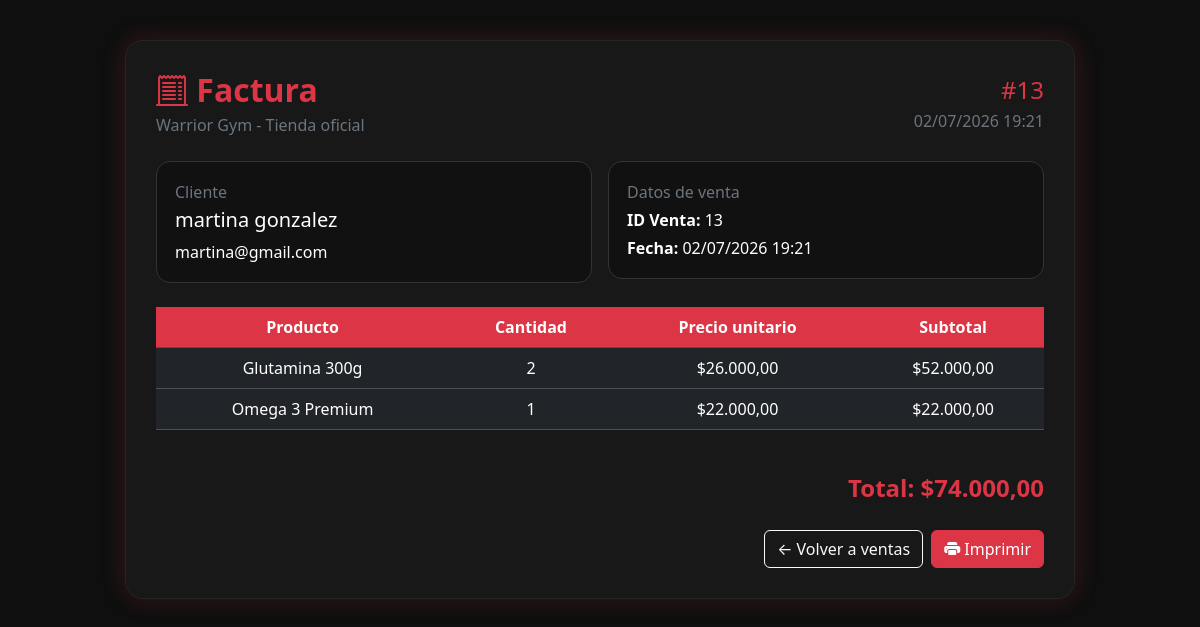
The app's page /admin/factura.php?id=13 (signed in) with its own data.
### tables this page shows
CREATE TABLE `ventas` (
  `id_venta` int(11) NOT NULL AUTO_INCREMENT,
  `id_usuario` int(11) NOT NULL,
  `fecha` datetime DEFAULT current_timestamp(),
  `total` decimal(10,2) NOT NULL DEFAULT 0.00,
  PRIMARY KEY (`id_venta`),
  KEY `id_usuario` (`id_usuario`),
  CONSTRAINT `ventas_ibfk_1` FOREIGN KEY (`id_usuario`) REFERENCES `usuarios` (`id_usuario`)
);

CREATE TABLE `detalle_ventas` (
  `id_detalle` int(11) NOT NULL AUTO_INCREMENT,
  `id_venta` int(11) NOT NULL,
  `id_producto` int(11) NOT NULL,
  `cantidad` int(11) NOT NULL,
  `precio_unitario` decimal(10,2) NOT NULL,
  PRIMARY KEY (`id_detalle`),
  KEY `id_venta` (`id_venta`),
  KEY `id_producto` (`id_producto`),
  CONSTRAINT `detalle_ventas_ibfk_1` FOREIGN KEY (`id_venta`) REFERENCES `ventas` (`id_venta`),
  CONSTRAINT `detalle_ventas_ibfk_2` FOREIGN KEY (`id_producto`) REFERENCES `productos` (`id_producto`)
);

CREATE TABLE `productos` (
  `id_producto` int(11) NOT NULL AUTO_INCREMENT,
  `nombre` varchar(100) NOT NULL,
  `descripcion` varchar(200) DEFAULT NULL,
  `precio` decimal(10,2) NOT NULL,
  `stock` int(11) NOT NULL,
  PRIMARY KEY (`id_producto`),
  UNIQUE KEY `nombre` (`nombre`),
  CONSTRAINT `CONSTRAINT_1` CHECK (`precio` > 0),
  CONSTRAINT `CONSTRAINT_2` CHECK (`stock` >= 0)
);

### admin/factura.php (the view, shortened to what this page needs)
<?php
include(__DIR__ . "/../php/conexion.php");
$id_venta = intval($_GET['id']);
function formatoPrecio($precio) {
    return "$" . number_format($precio, 2, ",", ".");
}
function formatoFecha($fecha) {
    return date("d/m/Y H:i", strtotime($fecha));
}
$sqlVenta = "
SELECT
    v.id_venta,
    v.fecha,
    v.total,
    COALESCE(
        NULLIF(TRIM(CONCAT(COALESCE(c.nombre, ''), ' ', COALESCE(c.apellido, ''))), ''),
        u.nombre,
        'Sin usuario'
    ) AS cliente,
    COALESCE(c.email, u.email, 'Sin email') AS email
FROM ventas v
LEFT JOIN usuarios u ON v.id_usuario = u.id_usuario
LEFT JOIN clientes c ON c.id_usuario = u.id_usuario
WHERE v.id_venta = ?
LIMIT 1
";
$stmtVenta = mysqli_prepare($conexion, $sqlVenta);
mysqli_stmt_bind_param($stmtVenta, "i", $id_venta);
mysqli_stmt_execute($stmtVenta);
$resultVenta = mysqli_stmt_get_result($stmtVenta);
$venta = mysqli_fetch_assoc($resultVenta);
$sqlDetalle = "
SELECT
    d.cantidad,
    d.precio_unitario,
    p.nombre AS producto
FROM detalle_ventas d
INNER JOIN productos p ON d.id_producto = p.id_producto
WHERE d.id_venta = ?
";
$stmtDetalle = mysqli_prepare($conexion, $sqlDetalle);
mysqli_stmt_bind_param($stmtDetalle, "i", $id_venta);
mysqli_stmt_execute($stmtDetalle);
$resultDetalle = mysqli_stmt_get_result($stmtDetalle);
$total_calculado = 0;
?>
<!DOCTYPE html>
<html lang="es">
<head>
<link href="https://cdn.jsdelivr.net/npm/bootstrap@5.3.7/dist/css/bootstrap.min.css" rel="stylesheet">
<link rel="stylesheet" href="https://cdn.jsdelivr.net/npm/bootstrap-icons@1.13.1/font/bootstrap-icons.min.css">
</head>
<body>
<div class="factura-box">
    <div class="d-flex justify-content-between align-items-center flex-wrap mb-4">
        <div>
            <h2 class="factura-title mb-1">
                <i class="bi bi-receipt-cutoff"></i> Factura
            </h2>
            <p class="text-secondary mb-0">
                Warrior Gym - Tienda oficial
            </p>
        </div>
        <div class="text-end">
            <h4 class="text-danger mb-1">
                #<?= $venta['id_venta'] ?>
            </h4>
            <p class="text-secondary mb-0">
                <?= formatoFecha($venta['fecha']) ?>
            </p>
        </div>
    </div>
    <div class="row g-3 mb-4">
        <div class="col-md-6">
            <div class="info-box">
                <p class="text-secondary mb-1">Cliente</p>
                <h5><?= htmlspecialchars($venta['cliente']) ?></h5>
                <p class="mb-0"><?= htmlspecialchars($venta['email']) ?></p>
            </div>
        </div>
        <div class="col-md-6">
            <div class="info-box">
                <p class="text-secondary mb-1">Datos de venta</p>
                <p class="mb-1"><strong>ID Venta:</strong> <?= $venta['id_venta'] ?></p>
                <p class="mb-0"><strong>Fecha:</strong> <?= formatoFecha($venta['fecha']) ?></p>
            </div>
        </div>
    </div>
    <div class="table-responsive">
        <table class="table table-dark table-hover text-center align-middle">
            <thead>
                <tr>
                    <th>Producto</th>
                    <th>Cantidad</th>
                    <th>Precio unitario</th>
                    <th>Subtotal</th>
                </tr>
            </thead>
            <tbody>
            <?php if ($resultDetalle && mysqli_num_rows($resultDetalle) > 0): ?>
                <?php while($row = mysqli_fetch_assoc($resultDetalle)): ?>
                    <?php
                    $subtotal = $row['cantidad'] * $row['precio_unitario'];
                    $total_calculado += $subtotal;
                    ?>
                    <tr>
                        <td><?= htmlspecialchars($row['producto']) ?></td>
                        <td><?= $row['cantidad'] ?></td>
                        <td><?= formatoPrecio($row['precio_unitario']) ?></td>
                        <td><?= formatoPrecio($subtotal) ?></td>
                    </tr>
                <?php endwhile; ?>
            <?php endif; ?>
            </tbody>
        </table>
    </div>
    <?php
    $total_final = $total_calculado > 0 ? $total_calculado : $venta['total'];
    ?>
    <div class="total-box mt-4">
        Total: <?= formatoPrecio($total_final) ?>
    </div>
    <div class="d-flex gap-2 justify-content-end mt-4 no-print">
        <a href="ventas.php" class="btn btn-outline-light">
            ← Volver a ventas
        </a>
        <button onclick="window.print()" class="btn btn-danger">
            <i class="bi bi-printer-fill"></i> Imprimir
        </button>
    </div>
</div>
</body>
</html>

### admin/factura.php (style rules this page uses)
body { background: #0f0f0f; color: white; }
.factura-box { max-width: 950px; margin: 40px auto; background: #181818; border: 1px solid #252525; border-radius: 18px; padding: 30px; box-shadow: 0 0 25px rgba(220, 53, 69, .20); }
.factura-title { color: #dc3545; font-weight: 800; }
.info-box { background: #111; border: 1px solid #333; border-radius: 14px; padding: 18px; }
.table-dark th { background: #dc3545; color: white; }
.total-box { text-align: right; font-size: 1.5rem; font-weight: bold; color: #dc3545; }

### records on screen
ventas: id_venta "13", fecha "02/07/2026 19:21"
detalle_ventas: id_producto.nombre "Glutamina 300g", cantidad "2", precio_unitario "$26.000,00", formatoPrecio($subtotal) "$52.000,00"
detalle_ventas: id_producto.nombre "Omega 3 Premium", cantidad "1", precio_unitario "$22.000,00", formatoPrecio($subtotal) "$22.000,00"

### other values on screen
$venta['cliente'] "martina gonzalez"
$venta['email'] "martina@gmail.com"
formatoPrecio($total_final) "$74.000,00"
